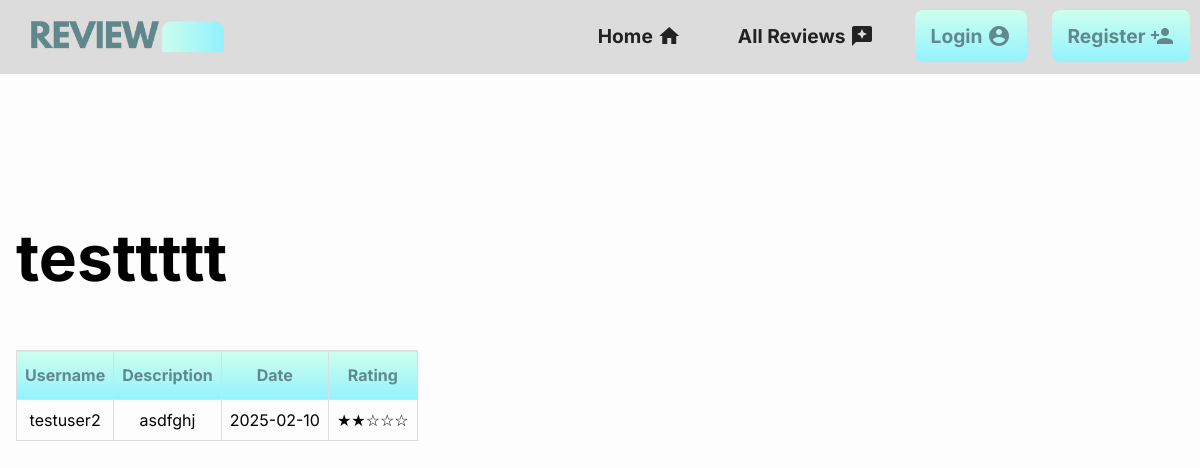
Page /28 on the committed database.
### tables this page shows
CREATE TABLE "Reviews"(id INTEGER PRIMARY KEY AUTOINCREMENT,
                     title TEXT NOT NULL,
                     reviewDate TEXT NOT NULL,
                     reviewerName TEXT NOT NULL,
                     rating INTEGER NOT NULL,
                     reviewText TEXT NOT NULL UNIQUE, 
                     reviewImage BLOB );

### main.py (the view)
@app.route("/<int:id>")
def singleReview(id):
    reviewData = getSingleReview(id)
    if reviewData is None:
        redirect("/")
    return render_template("singlereview.html", review=reviewData) # Renders the page and sets the review data to a useable variable

### db.py (called while the page is built)
def getDB():
    db = sqlite3.connect(".database/reviewos.db")
    db.row_factory = sqlite3.Row
    return db

def getSingleReview(id):
    db = getDB()
    review = db.execute("SELECT * FROM Reviews WHERE id=?", (id,)).fetchone()
    db.close()
    return review

### main.py (called while the page is built)
def convertBLOB(reviewImage):
    byteArray = bytearray(reviewImage)  # Converts BLOB to Bytearray
    encodedData = base64.b64encode(bytes(byteArray)).decode('utf-8')  # Encodes Bytearray to base64
    return encodedData # Sends the real image back to what called it

### templates/singlereview.html (shortened to what this page needs)
{% extends "base.html" %}
{% block content %}
<div style="overflow-x: scroll;">
    <h1>{{ review['title'] }}</h1>
</div>
<div style="display: inline-block; max-width: 100%; overflow-x: auto;">
    <br>
    <table class="reviews_table">
        <thead>
            <th>Username</th>
            <th>Description</th>
            <th>Date</th>
            <th>Rating</th>
        </thead>
        <tbody>
            <tr>
                <td>{{ review['reviewerName'] }}</td>
                <td>{{ review['reviewText'] }}</td>
                <td>{{ review['reviewDate'] }}</td>
                <td>{{ '★'*review['rating'] + '☆'*(5-review['rating']) }}</td>
            </tr>
        </tbody>
    </table>
</div>
{% endblock %}

### static/css/style.css (style rules this page uses)
* { padding: 0; margin: 0; box-sizing: border-box; font-family: "Inter", sans-serif; }
body { background: #fdfdfd; font-size: 1rem; }
h1 { font-size: 4rem; padding-top: 120px; padding-bottom: 20px; }
.reviews_table { font-family: "Inter", sans-serif; border-collapse: collapse; width: 100%; }
.reviews_table td, .reviews_table th { border: 1px solid #ddd; padding: 8px; text-align: center; }
.reviews_table th { padding-top: 12px; padding-bottom: 12px; background-image: linear-gradient(rgb(205, 255, 237), rgb(148, 242, 255)); color: rgb(97, 137, 141); }

### rows in the picture
Reviews: title "testtttt", reviewerName "testuser2", reviewText "asdfghj", reviewDate "2025-02-10", rating "★★☆☆☆"
